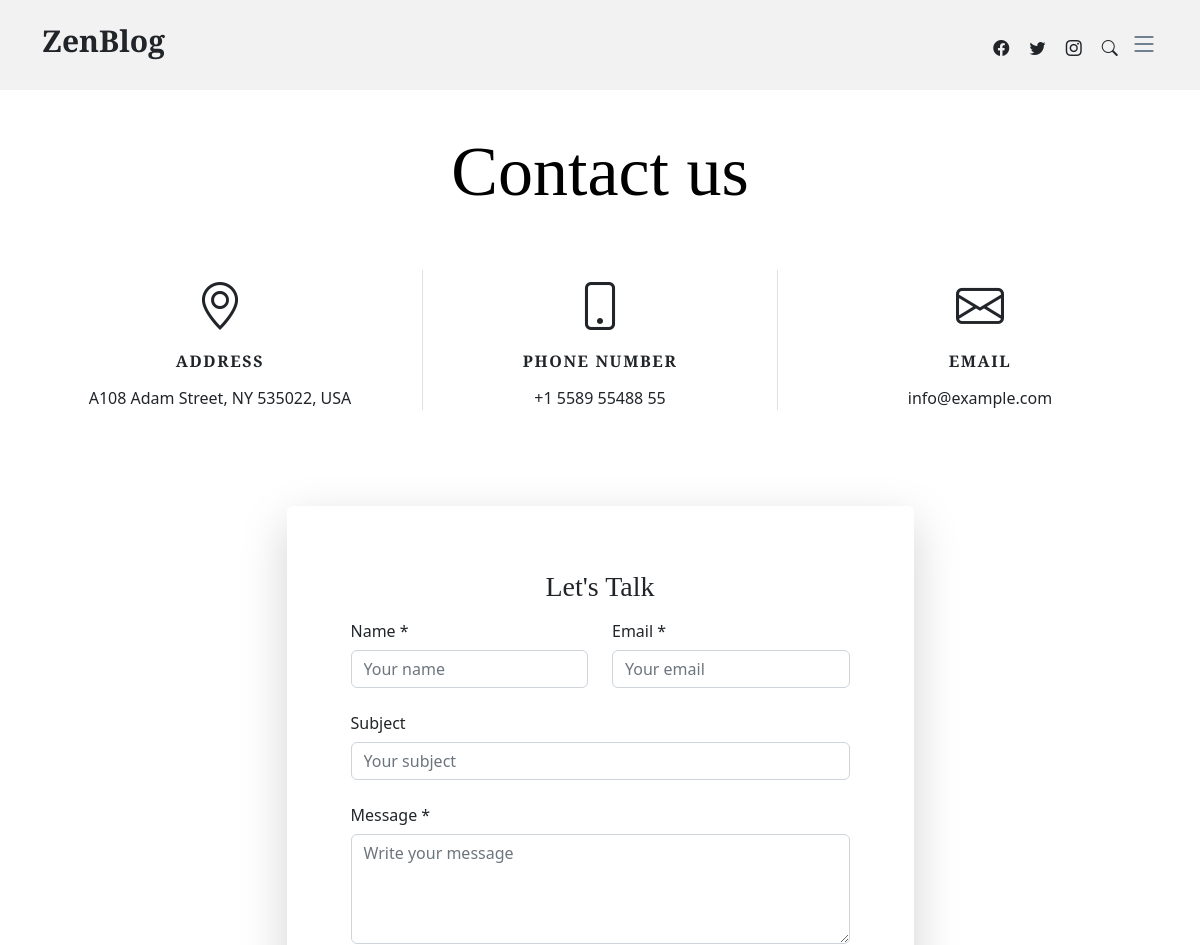
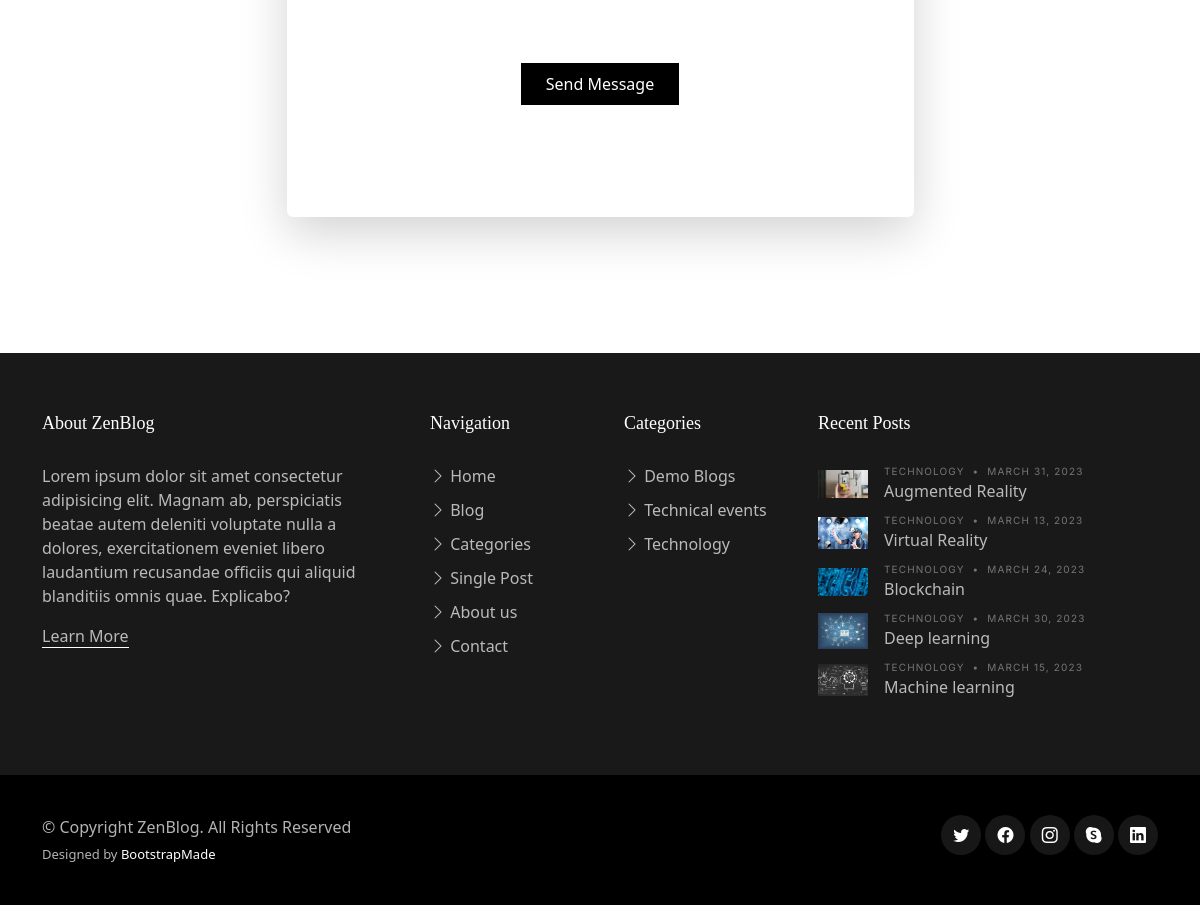
Page /contact/ on the committed database (2 pictures, top to bottom).
### blog/models.py (models this page shows)
class blog(models.Model):
    Title=models.CharField(max_length=100)
    date=models.DateField(("Date"), auto_now=False, auto_now_add=False)
    author=models.CharField(max_length=90)
    category=models.CharField(max_length=90)
    description=models.TextField( max_length=400)
    url=models.CharField(unique=True, max_length=100)
    banner=models.ImageField(upload_to="images/", height_field=None, width_field=None, max_length=None)
    content=HTMLField()

### MyCMS/views.py (the view)
# urls.py: path('contact/',views.contact, name="contact"),
def contact(request):
    Categories=blog.objects.values('category').distinct()
    latestBlogData=blog.objects.all().order_by('-id')[:5]
    if request.method=="POST":
        try:
            if request.method=="POST":
                name=request.POST.get('name')
                email=request.POST.get('email')
                message=request.POST.get('message')
                subject=request.POST.get('subject')
                send_mail(
                    subject,
                    'Name: '+name+'\nMessage: '+message,
                    'sanketbhikajiugale@outlook.com',
                    [email],
                    fail_silently=False,
                )
                return render(request,"contact.html",{"title":"ZenBlog | Contact","submitted":True, "Categories":Categories, "latestBlogData":latestBlogData,})
        except:
            return render(request,"contact.html",{"title":"ZenBlog | Contact","submitted":False, "Categories":Categories, "latestBlogData":latestBlogData})
    else:
        data={
        "title":"ZenBlog | Contact",
        "Categories":Categories,
        "latestBlogData":latestBlogData
            }
        return render(request,"contact.html",data)

### templates/contact.html (shortened to what this page needs)
{% include "header.html" %}
<body>
  <main id="main">
    <section id="contact" class="contact mb-5">
      <div class="container" data-aos="fade-up">
        <div class="row">
          <div class="col-lg-12 text-center mb-5">
            <h1 class="page-title">Contact us</h1>
          </div>
        </div>
        <div class="row gy-4">
          <div class="col-md-4">
            <div class="info-item">
              <i class="bi bi-geo-alt"></i>
              <h3>Address</h3>
              <address>A108 Adam Street, NY 535022, USA</address>
            </div>
          </div>
          <div class="col-md-4">
            <div class="info-item info-item-borders">
              <i class="bi bi-phone"></i>
              <h3>Phone Number</h3>
              <p><a href="tel:+155895548855">+1 5589 55488 55</a></p>
            </div>
          </div>
          <div class="col-md-4">
            <div class="info-item">
              <i class="bi bi-envelope"></i>
              <h3>Email</h3>
              <p><a href="mailto:info@example.com">info@example.com</a></p>
            </div>
          </div>
        </div>
        <br><br><br><br>
        <div class="container">
          <div class="row align-items-stretch justify-content-center no-gutters">
            <div class="col-md-7"><div class="shadow-lg p-3 mb-5 bg-white rounded">
              <div class="form h-100 contact-wrap p-5">
                <h3 class="text-center">Let's Talk</h3>
                <form class="mb-5" name="contact" action="{% url 'contact' %}" method="POST" id="contactForm" name="contactForm">
                  <div class="row">
                    <div class="col-md-6 form-group mb-3">
                      <label for="" class="col-form-label">Name *</label>
                      <input type="text" class="form-control" required name="name" id="name" placeholder="Your name">
                    </div>
                    <div class="col-md-6 form-group mb-3">
                      <label for="" class="col-form-label">Email *</label>
                      <input type="email" class="form-control" required name="email" id="email"  placeholder="Your email">
                    </div>
                  </div>
                  <div class="row">
                    <div class="col-md-12 form-group mb-3">
                      <label for="budget" class="col-form-label">Subject</label>
                      <input type="text" class="form-control" required name="subject" id="subject" placeholder="Your subject">
                    </div>
                  </div>
                  <div class="row mb-5">
                    <div class="col-md-12 form-group mb-3">
                      <label for="message" class="col-form-label">Message *</label>
                      <textarea class="form-control" name="message" required id="message" cols="30" rows="4"  placeholder="Write your message"></textarea>
                    </div>
                  </div>
                  <div class="row justify-content-center">
                    <div class="col-md-5 form-group text-center">
                      <input type="submit" value="Send Message" class="btn btn-block btn-primary rounded-0 py-2 px-4">
                    </div>
                  </div>
                </form>
              </div>
            </div>
          </div>
        </div>
      </div>
    </div>
    </section>
  </main>
  {% include "footer.html" %}

### templates/footer.html (shortened to what this page needs)
  <footer id="footer" class="footer">
    <div class="footer-content">
      <div class="container">
        <div class="row g-5">
          <div class="col-lg-4">
            <h3 class="footer-heading">About ZenBlog</h3>
            <p>Lorem ipsum dolor sit amet consectetur adipisicing elit. Magnam ab, perspiciatis beatae autem deleniti voluptate nulla a dolores, exercitationem eveniet libero laudantium recusandae officiis qui aliquid blanditiis omnis quae. Explicabo?</p>
            <p><a href="/about" class="footer-link-more">Learn More</a></p>
          </div>
          <div class="col-6 col-lg-2">
            <h3 class="footer-heading">Navigation</h3>
            <ul class="footer-links list-unstyled">
              <li><a href="/"><i class="bi bi-chevron-right"></i> Home</a></li>
              <li><a href="/"><i class="bi bi-chevron-right"></i> Blog</a></li>
              <li><a href="/category"><i class="bi bi-chevron-right"></i> Categories</a></li>
              <li><a href="/single-post"><i class="bi bi-chevron-right"></i> Single Post</a></li>
              <li><a href="/about"><i class="bi bi-chevron-right"></i> About us</a></li>
              <li><a href="/contact"><i class="bi bi-chevron-right"></i> Contact</a></li>
            </ul>
          </div>
          <div class="col-6 col-lg-2">
            <h3 class="footer-heading">Categories</h3>
            <ul class="footer-links list-unstyled">
              {% for cat in Categories %}
                <li><a href="/category/?category={{cat.category}}"><i class="bi bi-chevron-right"></i> {{cat.category}}</a></li>
              {% endfor %}
            </ul>
          </div>
          <div class="col-lg-4">
            <h3 class="footer-heading">Recent Posts</h3>
            {% for blog in latestBlogData %}
             <ul class="footer-links footer-blog-entry list-unstyled">
              <li>
                <a href="/single-post/{{blog.url}}" class="d-flex align-items-center">
                  <img src="/media/{{blog.banner}}" alt="" class="img-fluid me-3">
                  <div>
                    <div class="post-meta d-block"><span class="date">{{blog.category}}</span> <span class="mx-1">&bullet;</span> <span>{{blog.date}}</span></div>
                    <span>{{blog.Title}}</span>
                  </div>
                </a>
              </li>
            {% endfor %}
            </ul>
          </div>
        </div>
      </div>
    </div>
    <div class="footer-legal">
      <div class="container">
        <div class="row justify-content-between">
          <div class="col-md-6 text-center text-md-start mb-3 mb-md-0">
            <div class="copyright">
              © Copyright <strong><span>ZenBlog</span></strong>. All Rights Reserved
            </div>
            <div class="credits">
              Designed by <a href="https://bootstrapmade.com/">BootstrapMade</a>
            </div>
          </div>
          <div class="col-md-6">
            <div class="social-links mb-3 mb-lg-0 text-center text-md-end">
              <a href="#" class="twitter"><i class="bi bi-twitter"></i></a>
              <a href="#" class="facebook"><i class="bi bi-facebook"></i></a>
              <a href="#" class="instagram"><i class="bi bi-instagram"></i></a>
              <a href="#" class="google-plus"><i class="bi bi-skype"></i></a>
              <a href="#" class="linkedin"><i class="bi bi-linkedin"></i></a>
            </div>
          </div>
        </div>
      </div>
    </div>
  </footer>
</body>
</html>

### static/assets/css/variables.css (style rules this page uses)
:root { --font-default: 'EB Garamond', system-ui, -apple-system, "Segoe UI", Roboto, "Helvetica Neue", Arial, "Noto Sans", "Liberation Sans", sans-serif, "Apple Color Emoji", "Segoe UI Emoji", "Segoe UI Symbol", "Noto Color Emoji"; --font-primary: 'EB Garamond', serif; --font-secondary: 'Inter', sans-serif; --color-default: #212529; --color-default-rgb: 33, 37, 41; --color-links: #212529; --color-links-hover: #15171a; --color-primary: #212529; --color-primary-light: #26282c; --color-primary-dark: #0b0c0e; --color-primary-rgb: 33, 37, 41; --color-primary-light-rgb: 38, 40, 44; --color-primary-dark-rgb: 11, 12, 14; --color-secondary: #596d80; --color-secondary-light: #8498aa; --color-secondary-dark: #404f5c; --color-secondary-rgb: 89, 109, 128; --color-secondary-light-rgb: 132, 152, 170; --color-secondary-dark-rgb: 64, 79, 92; --color-blue: #0d6efd; --color-blue-rgb: 13, 110, 253; --color-indigo: #6610f2; --color-indigo-rgb: 102, 16, 242; --color-purple: #6f42c1; --color-purple-rgb: 111, 66, 193; --color-pink: #f3268c; --color-pink-rgb: 243, 38, 140; --color-red: #df1529; --color-red-rgb: 223, 21, 4; --color-orange: #fd7e14; --color-orange-rgb: 253, 126, 20; --color-yellow: #ffc107; --color-yellow-rgb: 255, 193, 7; --color-green: #059652; --color-green-rgb: 5, 150, 82; --color-teal: #20c997; --color-teal-rgb: 32, 201, 151; --color-cyan: #0dcaf0; --color-cyan-rgb: 13, 202, 240; --color-white: #ffffff; --color-white-rgb: 255, 255, 255; --color-gray: #6c757d; --color-gray-rgb: 108, 117, 125; --color-black: #000000; --color-black-rgb: 0, 0, 0; }
:root { --bs-blue: var(--color-blue); --bs-indigo: var(--color-indigo); --bs-purple: var(--color-purple); --bs-pink: var(--color-pink); --bs-red: var(--color-red); --bs-orange: var(--color-orange); --bs-yellow: var(--color-yellow); --bs-green: var(--color-green); --bs-teal: var(--color-teal); --bs-cyan: var(--color-cyan); --bs-white: var(--color-white); --bs-gray: var(--color-gray); --bs-gray-dark: #343a40; --bs-gray-100: #f8f9fa; --bs-gray-200: #e9ecef; --bs-gray-300: #dee2e6; --bs-gray-400: #ced4da; --bs-gray-500: #adb5bd; --bs-gray-600: #6c757d; --bs-gray-700: #495057; --bs-gray-800: #343a40; --bs-gray-900: #212529; --bs-primary: var(--color-blue); --bs-secondary: var(--color-blue); --bs-success: #198754; --bs-info: #0dcaf0; --bs-warning: #ffc107; --bs-danger: #dc3545; --bs-light: #f8f9fa; --bs-dark: #212529; --bs-primary-rgb: var(--color-primary-rgb); --bs-secondary-rgb: var(--color-secondary-rgb); --bs-success-rgb: 25, 135, 84; --bs-info-rgb: 13, 202, 240; --bs-warning-rgb: 255, 193, 7; --bs-danger-rgb: 220, 53, 69; --bs-light-rgb: 248, 249, 250; --bs-dark-rgb: 33, 37, 41; --bs-white-rgb: var(--color-white-rgb); --bs-black-rgb: var(--color-black-rgb); --bs-body-color-rgb: var(--color-default-rgb); --bs-body-bg-rgb: 255, 255, 255; --bs-font-sans-serif: var(--font-default); --bs-font-monospace: SFMono-Regular, Menlo, Monaco, Consolas, "Liberation Mono", "Courier New", monospace; --bs-gradient: linear-gradient(180deg, rgba(255, 255, 255, 0.15), rgba(255, 255, 255, 0)); --bs-body-font-family: var(--font-default); --bs-body-font-size: 1rem; --bs-body-font-weight: 400; --bs-body-line-height: 1.5; --bs-body-color: var(--color-default); --bs-body-bg: #fff; }
.bg-white { background-color: var(--color-white) !important; }

### rows in the picture
blog: banner (picture), category "TECHNOLOGY", date "MARCH 31, 2023", Title "Augmented Reality"
blog: banner (picture), category "TECHNOLOGY", date "MARCH 13, 2023", Title "Virtual Reality"
blog: banner (picture), category "TECHNOLOGY", date "MARCH 24, 2023", Title "Blockchain"
blog: banner (picture), category "TECHNOLOGY", date "MARCH 30, 2023", Title "Deep learning"
blog: banner (picture), category "TECHNOLOGY", date "MARCH 15, 2023", Title "Machine learning"

### other values in the picture
{{ cat.category }} "Demo Blogs" "Technical events" "Technology"
